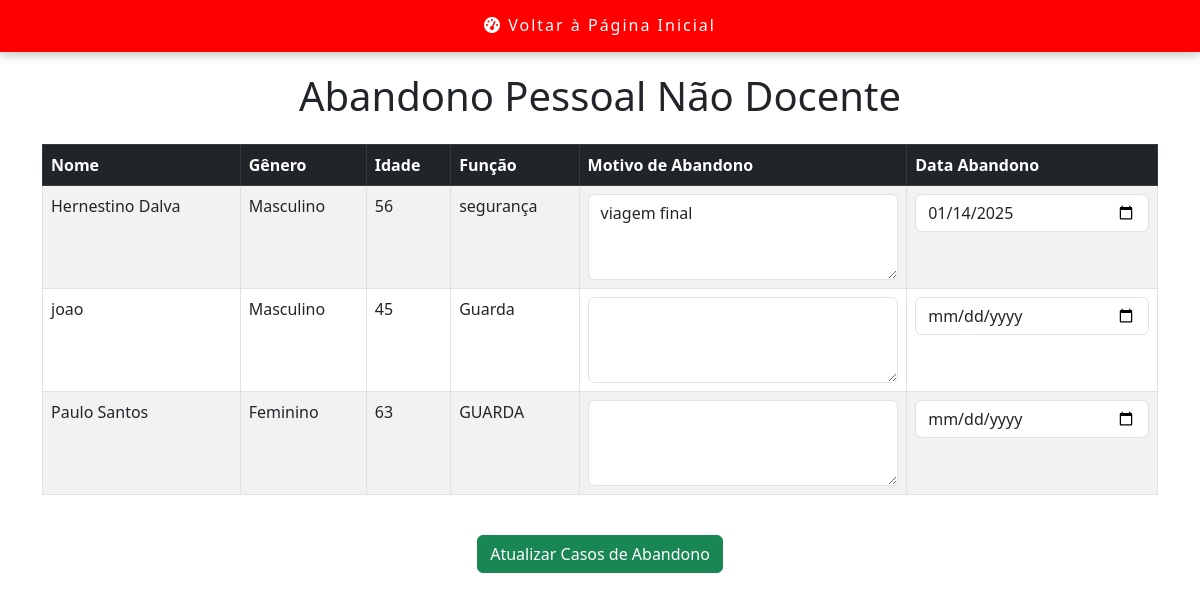
The app's page /direcao_escola/formulario/pnd_abandono.php (signed in), older data.
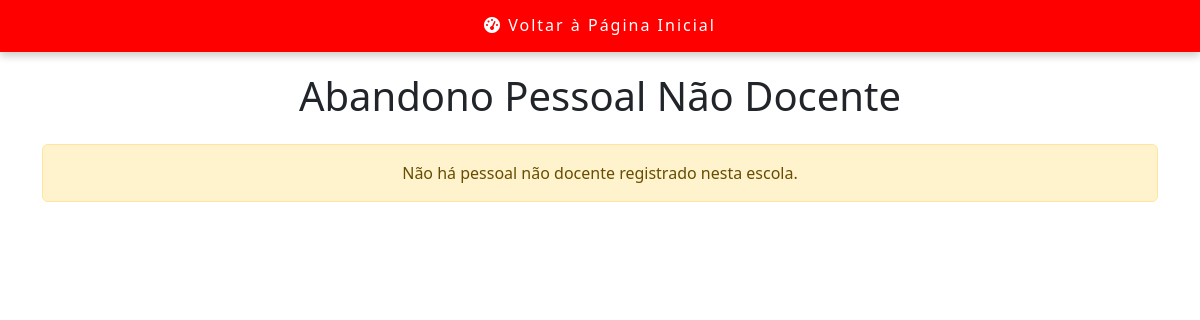
The same page, newer data.
### tables this page shows
CREATE TABLE IF NOT EXISTS `pessoal_nao_docente` (
  `id` int NOT NULL AUTO_INCREMENT,
  `nome` varchar(100) NOT NULL,
  `contacto` varchar(20) DEFAULT NULL,
  `endereco` varchar(255) DEFAULT NULL,
  `idade` int DEFAULT NULL,
  `nif` varchar(50) DEFAULT NULL,
  `genero` varchar(10) DEFAULT NULL,
  `data_contrato` date DEFAULT NULL,
  `funcao` varchar(50) DEFAULT NULL,
  `estado_civil` varchar(20) DEFAULT NULL,
  `numero_conta_bancaria` varchar(50) DEFAULT NULL,
  `ano_servico` int DEFAULT NULL,
  `ano_inicio_servico` int DEFAULT NULL,
  `nivel_academico` varchar(50) DEFAULT NULL,
  `escola_id` int DEFAULT NULL,
  `distrito_id` int DEFAULT NULL,
  `religiao_id` int DEFAULT NULL,
  `motivo_abandono` text,
  `data_abandono` date DEFAULT NULL,
  PRIMARY KEY (`id`),
  KEY `escola_id` (`escola_id`),
  KEY `distrito_id` (`distrito_id`),
  KEY `religiao_id` (`religiao_id`)
);

### direcao_escola/formulario/pnd_abandono.php (the view, shortened to what this page needs)
<?php
include_once($_SERVER['DOCUMENT_ROOT'].'/destp_pro/conexao/conexao.php');
$escola_id = $_SESSION['id_escola'];
$query_pessoal = "SELECT * FROM pessoal_nao_docente WHERE escola_id = ? ORDER BY nome";
$stmt_pessoal = $mysqli->prepare($query_pessoal);
$stmt_pessoal->bind_param("i", $escola_id);
$stmt_pessoal->execute();
$result_pessoal = $stmt_pessoal->get_result();
$pessoal = $result_pessoal->fetch_all(MYSQLI_ASSOC);
?>
<!DOCTYPE html>
<html lang="pt-br">
<head>
    <link rel="stylesheet" href="https://cdn.jsdelivr.net/npm/bootstrap@5.3.0/dist/css/bootstrap.min.css">
    <link rel="stylesheet" href="https://cdnjs.cloudflare.com/ajax/libs/font-awesome/6.0.0/css/all.min.css">
</head>
<body>
<button class="fixed-top-button" onclick="window.location.href='/destp_pro/direcao_escola/dashboard.php'">
  <i class="fas fa-tachometer-alt"></i> Voltar à Página Inicial
</button>
<br><br><br>
<div class="container">
    <h1 class="text-center mb-4">Abandono Pessoal Não Docente</h1>
    <?php if (count($pessoal) > 0): ?>
        <form method="POST">
            <div class="table-responsive">
                <table class="table table-striped table-bordered">
                    <thead class="table-dark">
                        <tr>
                            <th>Nome</th>
                            <th>Gênero</th>
                            <th>Idade</th>
                            <th>Função</th>
                            <th>Motivo de Abandono</th>
                            <th>Data Abandono</th>
                        </tr>
                    </thead>
                    <tbody>
                        <?php foreach ($pessoal as $pessoa): ?>
                            <tr>
                                <td><?php echo htmlspecialchars($pessoa['nome'] ?? ''); ?></td>
                                <td><?php echo htmlspecialchars($pessoa['genero'] ?? ''); ?></td>
                                <td><?php echo htmlspecialchars($pessoa['idade'] ?? ''); ?></td>
                                <td><?php echo htmlspecialchars($pessoa['funcao'] ?? ''); ?></td>
                                <td>
                                    <textarea class="form-control" name="motivo_abandono[<?php echo $pessoa['id']; ?>]" rows="3"><?php echo htmlspecialchars($pessoa['motivo_abandono'] ?? ''); ?></textarea>
                                </td>
                                <td>
                                    <input type="date" class="form-control" name="data_abandono[<?php echo $pessoa['id']; ?>]" value="<?php echo htmlspecialchars($pessoa['data_abandono'] ?? ''); ?>">
                                </td>
                            </tr>
                        <?php endforeach; ?>
                    </tbody>
                </table>
            </div>
            <div class="text-center mt-4">
                <button type="submit" class="btn btn-success">Atualizar Casos de Abandono</button>
            </div>
        </form>
    <?php else: ?>
        <div class="alert alert-warning text-center">Não há pessoal não docente registrado nesta escola.</div>
    <?php endif; ?>
</div>
</body>
</html>

Row changes from the older to the newer data that the page shows:
removed pessoal_nao_docente: nome "Hernestino Dalva", genero "Masculino", idade "56", funcao "segurança", id+motivo_abandono "viagem final", data_abandono "01/14/2025"
removed pessoal_nao_docente: nome "joao", genero "Masculino", idade "45", funcao "Guarda"
removed pessoal_nao_docente: nome "Paulo Santos", genero "Feminino", idade "63", funcao "GUARDA"
Text that changed along with them:
text no longer shown: "Nome Gênero Idade Função Motivo de Abandono Data Abandono Atualizar Casos de Abandono"
text now shown: "Não há pessoal não docente registrado nesta escola."
